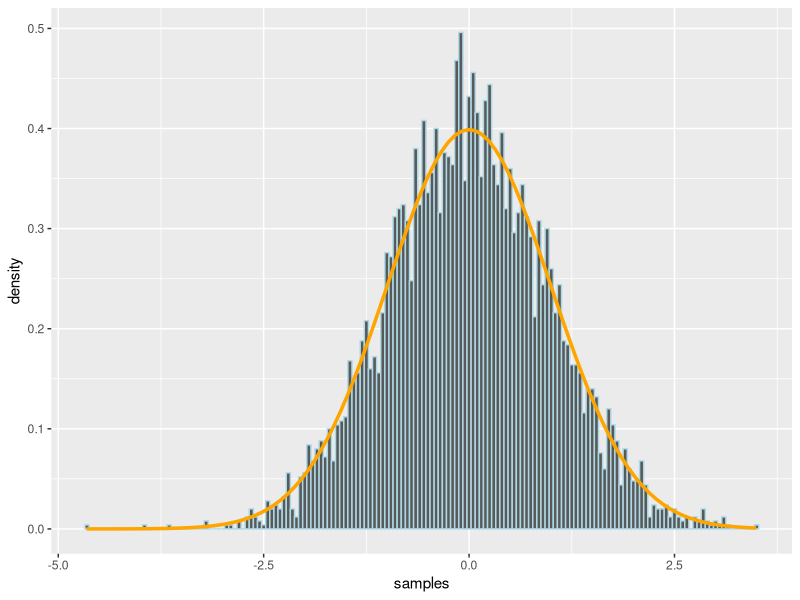
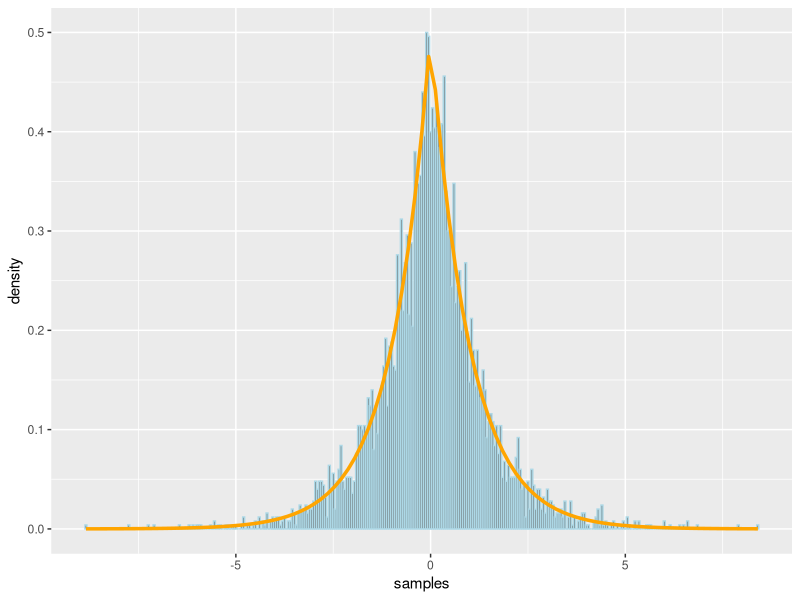
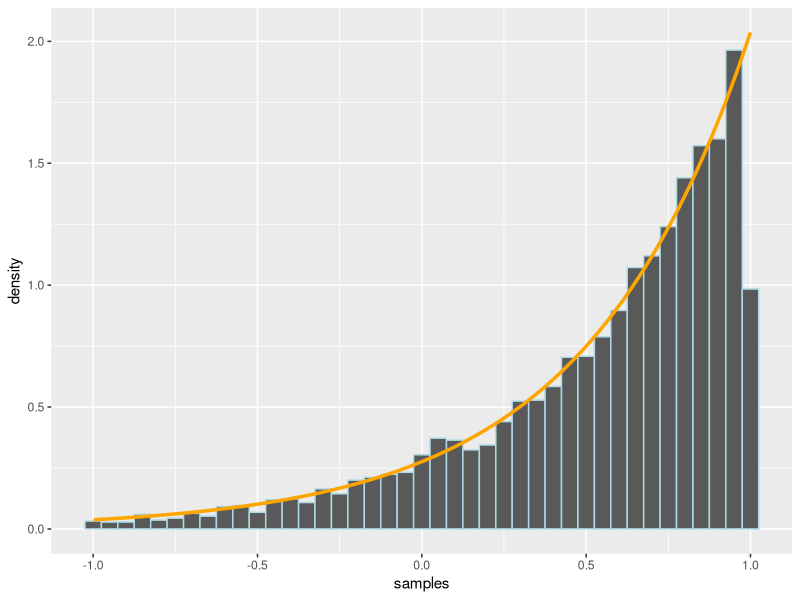
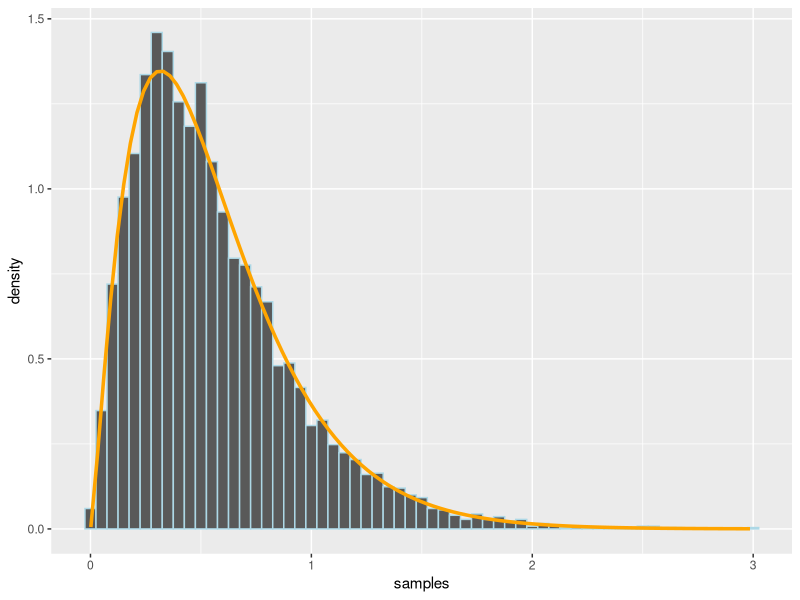

Here is the R script that generated these plots, in order:
# Title: INVERSE DISTRIBUTION METHOD
# Author: SGARBI, GIORGIO

# Notation:
# f: function to which target distribution is proportional
library(ggplot2)

# cdf of distribution d
# image: [0,1]
cdf <- function(x, d, lower, upper) {
  if (x < lower) {
    return (0)
  }
  if (x > upper){
    return (1)
  }
  integral = integrate(d, lower = lower, upper = x,  subdivisions = 100L)
  value = integral$value
  return (value)
}

# inverse of f
# choose interval c(a, b) such as ( f(a) - a ) * (f(b) - b) < 0
# (Intermediate Value Theorem)
inv <- function(x, f, interval = c(-100, 100)){
  unir = uniroot(
      (function(y) f(y) - x),
      interval = interval,
      tol = 10^(-200))
  root = unir$root
  return (root)
}

#sample from distribution d
sampler <- function(f, N, lower, upper){
  samples = c()
  
  # normalize f
  integral = integrate(f,  lower, upper, subdivisions = 100L)
  norm = integral$value
  d <- function(x) f(x)/norm
  
  # INVERSE METHOD SAMPLING
  # sample from uniform
  u = runif(N)
  
  # inverse of CDF of d, i.e, F^-1(x)
  inv_cdf = function(a) inv(a, function(x) cdf(x, d, lower, upper))
  
  # inverse of CDF of d at u, i.e, F^-1(u)
  s = sapply(X = u, FUN = inv_cdf) 
  
  samples = c(samples, s)
  return (samples)
}

# plot samples and target distribution
plot_ <- function(f, N = 10000, lower, upper) {
  # normalize f
  integral = integrate(f, lower, upper)
  norm = integral$value
  d <- function(x) f(x)/norm
  
  samples = sampler (f, N, lower, upper)
  
  #plot
  base = ggplot(data = data.frame(samples), aes(x = samples))
  gg = base +
    geom_histogram(binwidth = 0.05, aes(y = ..density..), color = "lightblue") +
    stat_function(fun = d, color = "orange", lwd = 1.2)
  gg
}

# Examples:
standard_norm <- function(x) dnorm(x)

# Laplace not normalized
laplace <- function(x) exp(-abs(x))

# Piecewise Exponential (application in Adaptive Rejection Sampling)
f <- function(x) {
  lower = -1
  upper = 1
  is0 = sapply( x, function(i) isTRUE(i < lower || i > upper))
  result = ifelse(is0, 0, exp(2*x))
  return (result)
}

# Gamma(2.3, 4.1)
gamma <- function(x) {
  lower = 0
  upper = Inf
  is0 = sapply( x, function(i) isTRUE(i < lower || i > upper))
  result = ifelse(is0, 0, x^(2.3-1)*exp(-4.1*x))
  return (result)
}

#plot examples
plot_(standard_norm, 5000, -10, 10)
plot_(laplace, 5000, -10, 10)
plot_(f, 5000, -1, 1)
plot_(gamma, 5000, 0, 20)






